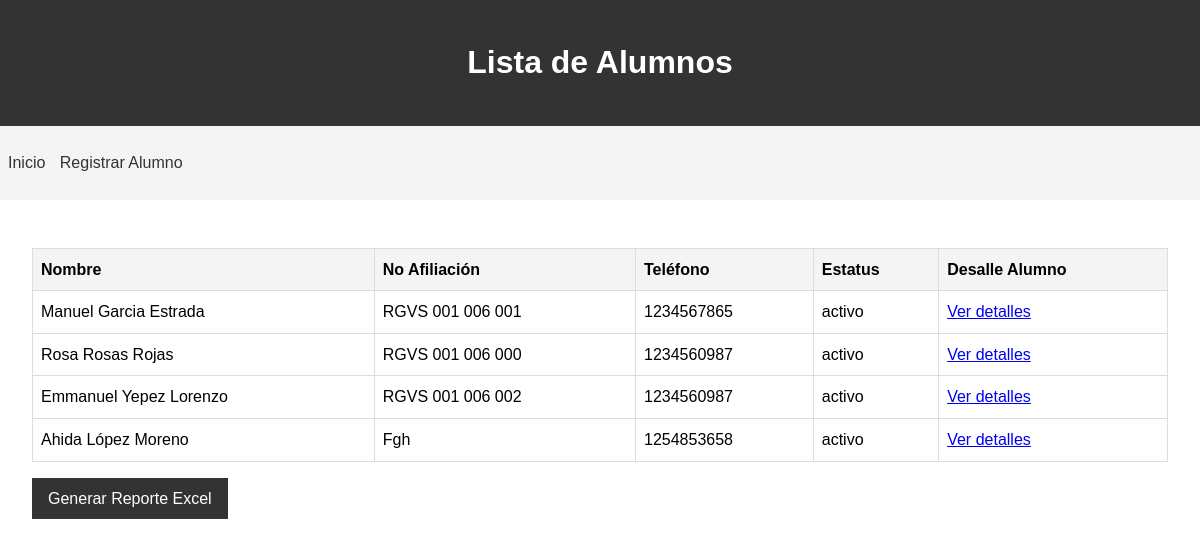
Page /alumnos on the earlier database version.
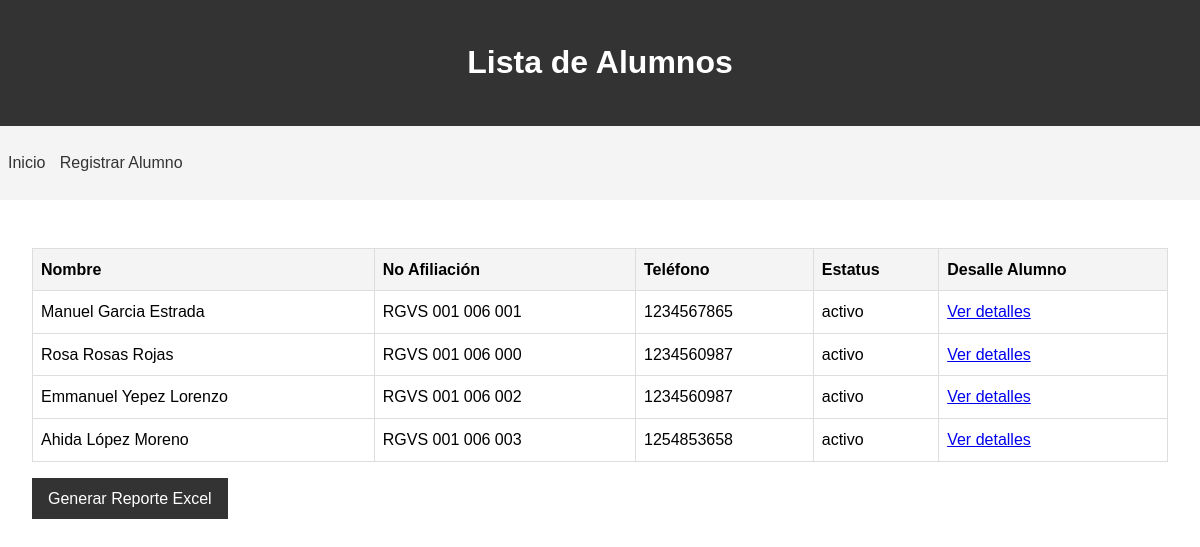
Same page on the later database version.
### app.py (models this page shows)
class Alumno(Base):
    __tablename__ = 'alumnos'
    id = Column(Integer, primary_key=True)
    apaterno = Column(String(50), nullable=False)
    apmaterno = Column(String(50), nullable=False)
    nombre = Column(String(50), nullable=False)
    fbday = Column(Date, nullable=False)
    curp = Column(String(18), unique=True, nullable=False)
    calle = Column(String(100), nullable=False)
    numero = Column(String(10), nullable=False)
    colonia = Column(String(100), nullable=False)
    email = Column(String(100), nullable=False)
    telefono = Column(String(15), nullable=False)
    numafiliacion = Column(String(20), unique=True, nullable=False)
    estatus = Column(String(10), nullable=False)
    pagos = relationship("Pago", back_populates="alumno")

### app.py (the view)
@app.route('/alumnos')
def lista_alumnos():
    session = Session()
    try:
        alumnos = session.query(Alumno).all()
        return render_template('lista_alumnos.html', alumnos=alumnos)
    except Exception as e:
        return f"Error: {str(e)}"
    finally:
        session.close()

### templates/lista_alumnos.html (shortened to what this page needs)
<!DOCTYPE html>
<html lang="es">
<head>
    <link rel="stylesheet" href="{{ url_for('static', filename='css/styles.css') }}">
</head>
<body>
    <header>
        <h1>Lista de Alumnos</h1>
    </header>
    <nav>
        <ul>
            <li><a href="{{ url_for('index') }}">Inicio</a></li>
            <li><a href="{{ url_for('registro') }}">Registrar Alumno</a></li>
        </ul>
    </nav>
    <main>
        <table>
            <thead>
                <tr>
                    <th>Nombre</th>
                    <th>No Afiliación</th>
                    <th>Teléfono</th>
                    <th>Estatus</th>
                    <th>Desalle Alumno</th>
                </tr>
            </thead>
            <tbody>
                {% for alumno in alumnos %}
                <tr>
                    <td>{{ alumno.nombre }} {{ alumno.apaterno }} {{ alumno.apmaterno }}</td>
                    <td>{{ alumno.numafiliacion }}</td>
                    <td>{{ alumno.telefono }}</td>
                    <td>{{ alumno.estatus }}</td>
                    <td>
                        <a href="{{ url_for('detalle_alumno', id=alumno.id) }}">Ver detalles</a>
                    </td>
                </tr>
                {% endfor %}
            </tbody>
        </table>
        <a href="{{ url_for('generar_reporte') }}" class="button">Generar Reporte Excel</a>
    </main>
</body>
</html>

Differences in the rows shown:
changed Alumno "Ahida": numafiliacion "Fgh" → "RGVS 001 006 003"
